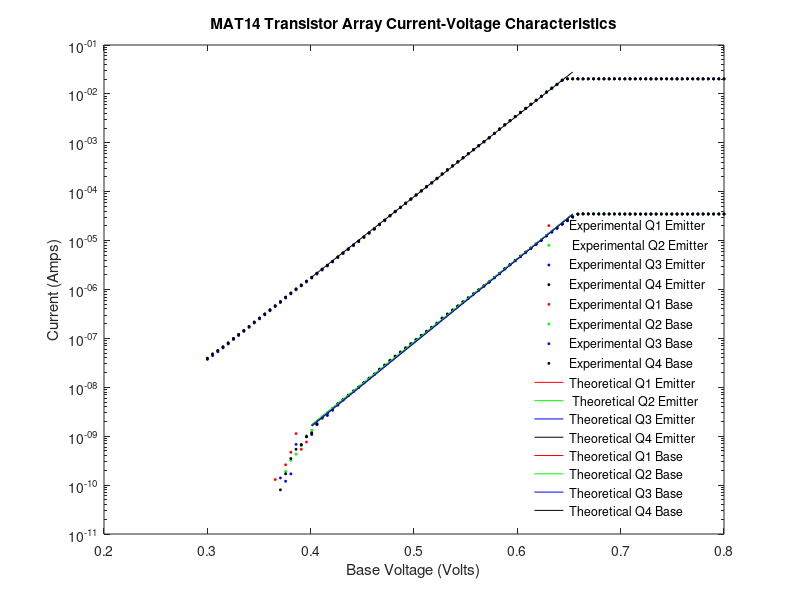

Source code (MATLAB):
%% Setup 
clear;

load('Exp1_data_collection.mat');
% Calculate collector currents for each one.
%Ie = Ic + Ib

Ic_Q1 = (-1.*(Exp1_Iout_Q1_Emitter)) - Exp1_Iout_Q1_Base;

Ic_Q2 = (-1.*(Exp1_Iout_Q2_Emitter)) - Exp1_Iout_Q2_Base;
Ic_Q3 = (-1.*(Exp1_Iout_Q3_Emitter)) - Exp1_Iout_Q3_Base;
Ic_Q4 = (-1.*(Exp1_Iout_Q4_Emitter)) - Exp1_Iout_Q4_Base;

%%
% Plot 1/3: Semilog Voltage Transfer Characteristic.
% Experimental.
% Collector currents.
semilogy(Exp1_Vin_Q1, Ic_Q1,  '*r','MarkerSize',2);
hold on;
semilogy(Exp1_Vin_Q2, Ic_Q2,  '*g','MarkerSize',2);
semilogy(Exp1_Vin_Q3, Ic_Q3,  '*b','MarkerSize',2);
semilogy(Exp1_Vin_Q4, Ic_Q4,  '*k','MarkerSize',2);

% Base currents.
semilogy(Exp1_Vin_Q1, Exp1_Iout_Q1_Base,  '*r','MarkerSize',2);
semilogy(Exp1_Vin_Q2, Exp1_Iout_Q2_Base,  '*g','MarkerSize',2);
semilogy(Exp1_Vin_Q3, Exp1_Iout_Q3_Base,  '*b','MarkerSize',2);
semilogy(Exp1_Vin_Q4, Exp1_Iout_Q4_Base,  '*k','MarkerSize',2);

% Theoretical
Q1_Ib_fit = polyfit(Exp1_Vin_Q1(21:71)',log((Exp1_Iout_Q1_Base(21:71)))',1);
Q1_Ib_theo= polyval(Q1_Ib_fit,Exp1_Vin_Q1(21:71));
Q1_Ic_fit = polyfit(Exp1_Vin_Q1(21:71)',log((Ic_Q1(21:71)))',1);
Q1_Ic_theo= polyval(Q1_Ic_fit,Exp1_Vin_Q1(21:71));

Q2_Ib_fit = polyfit(Exp1_Vin_Q2(21:71)',log((Exp1_Iout_Q2_Base(21:71)))',1);
Q2_Ib_theo= polyval(Q2_Ib_fit,Exp1_Vin_Q2(21:71));
Q2_Ic_fit = polyfit(Exp1_Vin_Q2(21:71)',log((Ic_Q2(21:71)))',1);
Q2_Ic_theo= polyval(Q2_Ic_fit,Exp1_Vin_Q2(21:71));

Q3_Ib_fit = polyfit(Exp1_Vin_Q3(21:71)',log((Exp1_Iout_Q3_Base(21:71)))',1);
Q3_Ib_theo= polyval(Q3_Ib_fit,Exp1_Vin_Q3(21:71));
Q3_Ic_fit = polyfit(Exp1_Vin_Q3(21:71)',log((Ic_Q3(21:71)))',1);
Q3_Ic_theo= polyval(Q3_Ic_fit,Exp1_Vin_Q3(21:71));

Q4_Ib_fit = polyfit(Exp1_Vin_Q4(21:71)',log((Exp1_Iout_Q4_Base(21:71)))',1);
Q4_Ib_theo= polyval(Q4_Ib_fit,Exp1_Vin_Q4(21:71));
Q4_Ic_fit = polyfit(Exp1_Vin_Q4(21:71)',log((Ic_Q4(21:71)))',1);
Q4_Ic_theo= polyval(Q4_Ic_fit,Exp1_Vin_Q4(21:71));

semilogy(Exp1_Vin_Q1(21:71), exp(Q1_Ib_theo),'r')
semilogy(Exp1_Vin_Q2(21:71), exp(Q2_Ib_theo),'g')
semilogy(Exp1_Vin_Q3(21:71), exp(Q3_Ib_theo),'b')
semilogy(Exp1_Vin_Q4(21:71), exp(Q4_Ib_theo),'k')


semilogy(Exp1_Vin_Q1(21:71), exp(Q1_Ib_theo),'r')
semilogy(Exp1_Vin_Q2(21:71), exp(Q2_Ib_theo),'g')
semilogy(Exp1_Vin_Q3(21:71), exp(Q3_Ib_theo),'b')
semilogy(Exp1_Vin_Q4(21:71), exp(Q4_Ic_theo),'k')


title( "MAT14 Transistor Array Current-Voltage Characteristics");
ylabel("Current (Amps)");
xlabel("Base Voltage (Volts)");

legend('Experimental Q1 Emitter',' Experimental Q2 Emitter','Experimental Q3 Emitter','Experimental Q4 Emitter', 'Experimental Q1 Base', 'Experimental Q2 Base', 'Experimental Q3 Base', 'Experimental Q4 Base', 'Theoretical Q1 Emitter',' Theoretical Q2 Emitter','Theoretical Q3 Emitter','Theoretical Q4 Emitter', 'Theoretical Q1 Base', 'Theoretical Q2 Base', 'Theoretical Q3 Base', 'Theoretical Q4 Base');
legend('boxoff')
legend('Location','southeast')

hold off;